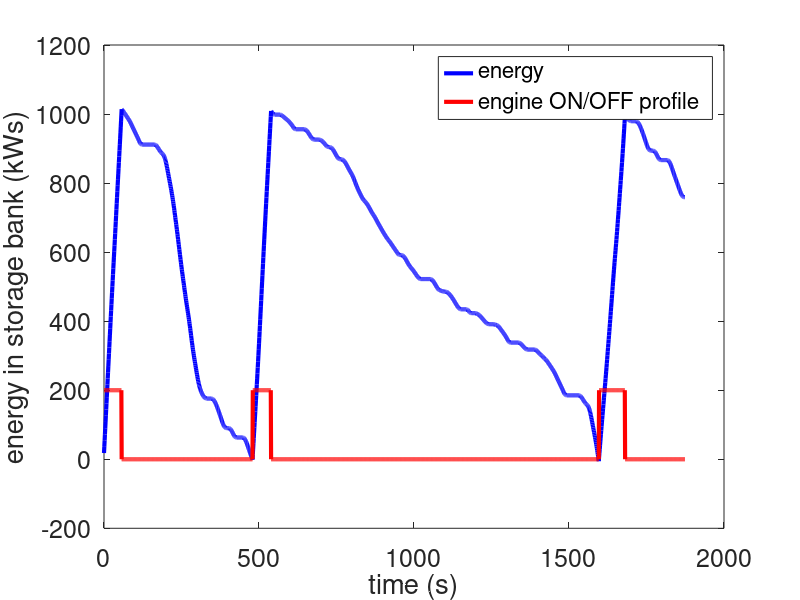
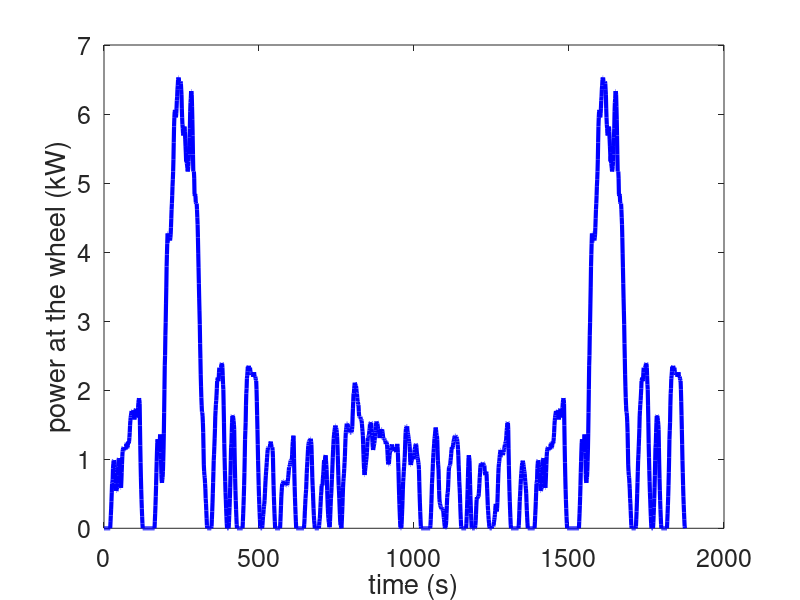
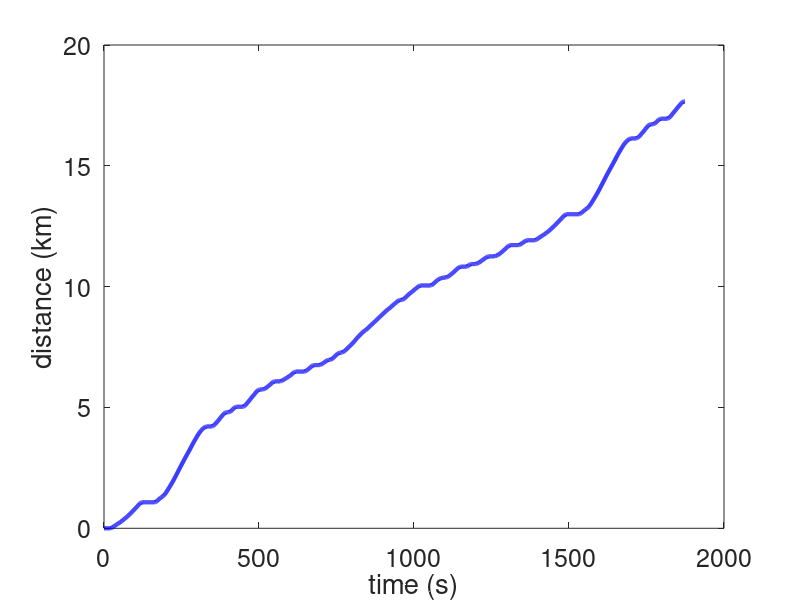
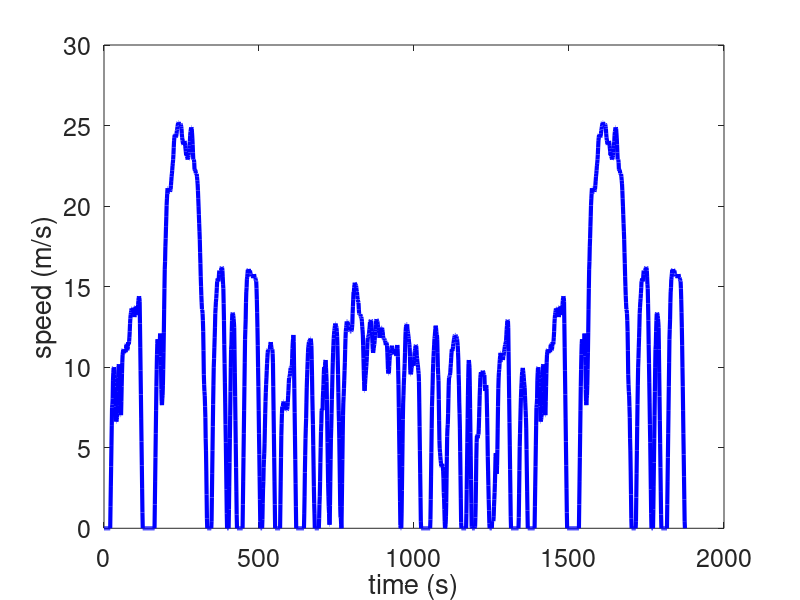

These charts were generated, in order, by the following MATLAB code:
% Chris Kreienkamp
% Chris Metzger

%% INITIALIZE
clear
clc
clf
load FTP75.mat


%% SET PARAMETERS
CdA = 0.5;                  % [m^2]
m = 1000;                   % [kg]
rho = 1.2;                  % [kg/m^3]
g = 9.80;                   % [m/s^2]
fr = 0.007;                 % [ ]
n_eng = 0.90;               % [ ]
n_EM = 0.90;                % [ ]
n_wh = 0.98;                % [ ]
energyBuffer = 1000;        % [kWs]
powerICEonoff = 20;         % [kW]
bsfc = 190;                 % [g/kWh]
rhoDiesel = 830;            % [g/L]
startUpFuel = 0.01;         % [L]

LperGallon = 3.29;          % [L/gal]
milesPerKilometer = 0.6214; % [mi/km]

energy = 0;                 % [Ws]
distance = 0;               % [m]
timeON = 0; timeOFF = 0;    
cycle = 1;
acceleration(1) = 0;        % [m/s^2]



%% CALCULATIONS

% Choose velocity data
time = FTP75data(:,1);
velocity = FTP75data(:,2)*4/9;             % [m/s] drive cycle test
%velocity = 30*4/9.*ones(length(time),1);   % [m/s] 30mph velocity
%velocity = 50*4/9.*ones(length(time),1);   % [m/s] 50mph velocity
%velocity = 70*4/9.*ones(length(time),1);   % [m/s] 70mph velocity

% FOR loop to determine engine on/off profile during velocity run
for i = 1:length(time)
    powerWheel = 1/2*CdA*rho.*velocity(i)^3+m*g*fr*velocity(i);
    if energy <= 0
        ON = 1;
    end
    if ON == 1
        powerBat_(i) = powerICEonoff*1000*n_eng - powerWheel/n_wh/n_EM;
        energy = energy + powerBat_(i)*1;
        distance = distance + velocity(i)*1;
        timeON = timeON + 1;
        if energy > energyBuffer*1000
            ON = 0;
        end
    else
        powerBat_(i) = -powerWheel/n_wh/n_EM;
        energy = energy + powerBat_(i)*1;
        distance = distance + velocity(i)*1;
        timeOFF = timeOFF + 1;      
    end
    ON_(i)=ON;
    energy_(i) = energy;
    powerWheel_(i) = powerWheel;
    distance_(i) = distance;
    if i>1
        if ON_(i) == 1 && ON_(i-1) == 0
        cycle = cycle + 1;
        end
        acceleration(i) = velocity(i)-velocity(i-1);
    end
end

% Fuel consumption
fuelBurned = powerICEonoff*timeON/3600 * bsfc / rhoDiesel;  % [L]
totalFuel = fuelBurned + cycle*startUpFuel;                 % [L]
Lper100km = totalFuel*1e5/distance;                         % [L/100km]
mpg = LperGallon/Lper100km*milesPerKilometer*100;           % [mi/gal]



%% PLOT
figure(1)
plot(time,energy_/1000,'b-','LineWidth',3); hold on
plot(time,ON_.*200,'r-','LineWidth',3); hold off
set(gca,'FontSize',18)
%axis([0 1875 0 1200])
xlabel('time (s)'); ylabel('energy in storage bank (kWs)')
legend('energy','engine ON/OFF profile')

figure(2)
plot(time,powerWheel_/1000,'b-','LineWidth',3)
set(gca,'FontSize',18)
%axis([0 1875 0 1200])
xlabel('time (s)'); ylabel('power at the wheel (kW)')

figure(3)
plot(time,distance_./1000,'b-','LineWidth',3)
set(gca,'FontSize',18)
%axis([0 1875 0 1200])
xlabel('time (s)'); ylabel('distance (km)')

figure(4)
plot(time,velocity,'b-','LineWidth',3)
set(gca,'FontSize',18)
%axis([0 1875 0 1200])
xlabel('time (s)'); ylabel('speed (m/s)')

figure(5)
plot(time,acceleration,'b-','LineWidth',3)
set(gca,'FontSize',18)
%axis([0 1875 0 1200])
xlabel('time (s)'); ylabel('acceleration (m/s^2)')